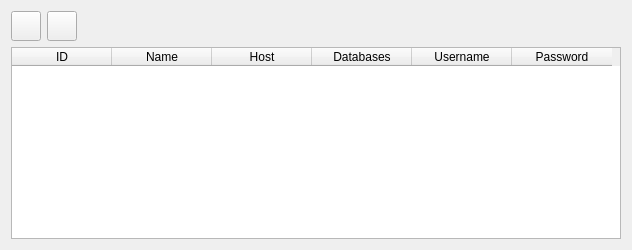
     <widget class="QWidget" name="tab_4">
      <attribute name="title">
       <string>Database list</string>
      </attribute>
      <layout class="QVBoxLayout" name="verticalLayout_5">
       <item>
        <widget class="QWidget" name="widget_6" native="true">
         <layout class="QHBoxLayout" name="horizontalLayout_5">
          <property name="leftMargin">
           <number>0</number>
          </property>
          <property name="topMargin">
           <number>0</number>
          </property>
          <property name="rightMargin">
           <number>0</number>
          </property>
          <property name="bottomMargin">
           <number>0</number>
          </property>
          <item>
           <widget class="QPushButton" name="btnSaveDatabases">
            <property name="minimumSize">
             <size>
              <width>30</width>
              <height>30</height>
             </size>
            </property>
            <property name="maximumSize">
             <size>
              <width>30</width>
              <height>30</height>
             </size>
            </property>
            <property name="text">
             <string/>
            </property>
            <property name="icon">
             <iconset resource="res.qrc">
              <normaloff>:/images/save.png</normaloff>:/images/save.png</iconset>
            </property>
           </widget>
          </item>
          <item>
           <widget class="QPushButton" name="btnRemoveDatabase">
            <property name="minimumSize">
             <size>
              <width>30</width>
              <height>30</height>
             </size>
            </property>
            <property name="maximumSize">
             <size>
              <width>30</width>
              <height>30</height>
             </size>
            </property>
            <property name="text">
             <string/>
            </property>
            <property name="icon">
             <iconset resource="res.qrc">
              <normaloff>:/images/garbage.png</normaloff>:/images/garbage.png</iconset>
            </property>
           </widget>
          </item>
          <item>
           <spacer name="horizontalSpacer_6">
            <property name="orientation">
             <enum>Qt::Orientation::Horizontal</enum>
            </property>
            <property name="sizeHint" stdset="0">
             <size>
              <width>544</width>
              <height>20</height>
             </size>
            </property>
           </spacer>
          </item>
         </layout>
        </widget>
       </item>
       <item>
        <widget class="EQTableWidget" name="tblDatabases">
         <column>
          <property name="text">
           <string>ID</string>
          </property>
         </column>
         <column>
          <property name="text">
           <string>Name</string>
          </property>
         </column>
         <column>
          <property name="text">
           <string>Host</string>
          </property>
         </column>
         <column>
          <property name="text">
           <string>Databases</string>
          </property>
         </column>
         <column>
          <property name="text">
           <string>Username</string>
          </property>
         </column>
         <column>
          <property name="text">
           <string>Password</string>
          </property>
         </column>
        </widget>
       </item>
      </layout>
     </widget>
